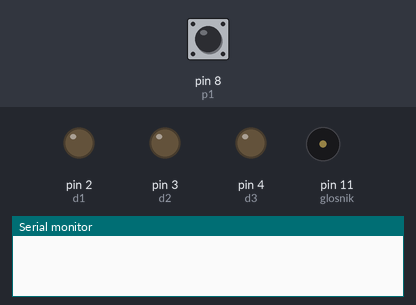
Recording of a sketch running on a simulated Arduino Uno, built with avr-gcc and run on an emulated ATmega328P. On the bench: output pins drawn as LEDs (lit = HIGH), buzzer (waves = sounding), the last lines printed to the serial monitor. Inputs (shaded band) come from the test bench; at power-on: pin 8 (p1) HIGH. Random numbers use the default seed unless the sketch sets one; pins used as bus, display or sensor lines are not drawn.

Above: at 1.2 s.
1.3 s: pin 8 (p1) pulled LOW for 0.15 s
At 1.39 s:
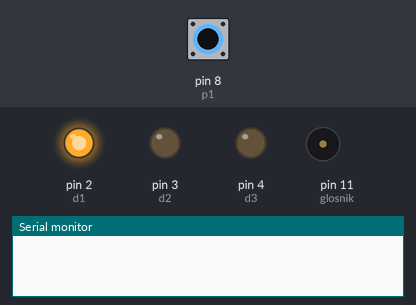
2.9 s: pin 8 (p1) pulled LOW for 1 s
At 4.21 s:
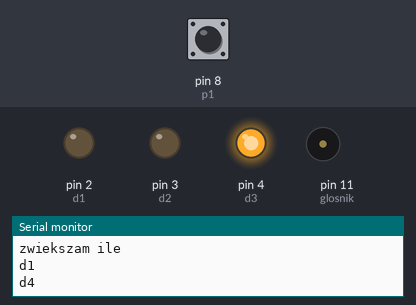
5.9 s: pin 8 (p1) pulled LOW for 3.2 s
At 6.28 s:
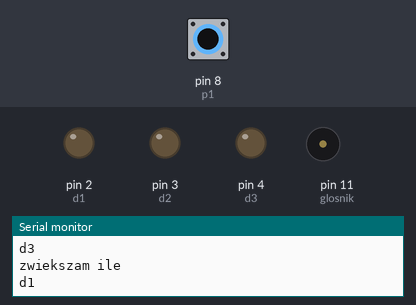
Timing chart, 0 to 11.8 s (numbered marks = the images above; inputs shaded):
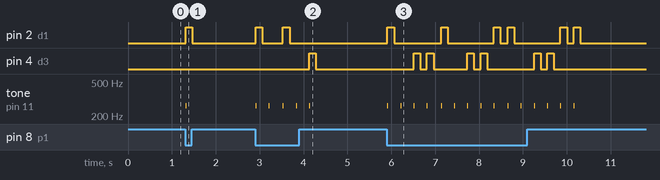

Measured:
- after the input at 1.3 s, pin 2 (d1): LOW → HIGH at once, → LOW 0.15 s later; tone on pin 11 (glosnik): silent → 262 Hz at once, → silent 0.01 s later
- after the input at 2.9 s, pin 2 (d1): alternates HIGH for 0.15 s and LOW for 0.47 s, 4 changes in all, then stays LOW, starting at once; pin 4 (d3): LOW → HIGH after 1.2 s, → LOW 0.15 s later; tone on pin 11 (glosnik): alternates 262 Hz for 0.01 s and silent for 0.29 s, 10 changes in all, then stays silent, starting at once
- after the input at 5.9 s, pin 2 (d1): LOW → HIGH at once, → LOW 0.15 s later, → HIGH 1.1 s later, → LOW 0.15 s later, … (12 changes in this stretch); pin 4 (d3): LOW → HIGH after 0.61 s, → LOW 0.15 s later, → HIGH 0.15 s later, → LOW 0.15 s later, … (12 changes in this stretch)

The sketch:

gierka.ino
```cpp
#define d1 2
#define d2 3
#define d3 4
#define d4 5

#define p1 8
#define p2 9
#define p3 12
#define p4 13

int glosnik= 11;

#include "pitches.h"


int tablica[100];
int ile=1;

void zaswiec(int dioda,int glosnik,int czas)
{
 digitalWrite(dioda,HIGH);
  tone(glosnik, NOTE_C4, 10);
  delay(czas);

  digitalWrite(dioda,LOW);
  delay(czas);
  noTone(glosnik);
 // Serial.println(dioda);


}

void setup() {

Serial.begin(9600);

  pinMode(d1, OUTPUT);
  pinMode(d2, OUTPUT);
  pinMode(d3, OUTPUT);
  pinMode(d4, OUTPUT);
//------------------------------------
  pinMode(p1, INPUT_PULLUP);
  pinMode(p2, INPUT_PULLUP);
  pinMode(p3, INPUT_PULLUP);
  pinMode(p4, INPUT_PULLUP);

   randomSeed(analogRead(A5)); //Ziarno dla generatora liczb losowych


   for(int i=0;i<100;i++)
   {
    tablica[i]=random(4);
    //Serial.println(tablica[i]);
   }

   }


void loop()
{
  if(digitalRead(p1)==LOW)
  {
 for(int i=0;i<ile;i++)
 {
  switch(tablica[i])
  {
  case 0:
  zaswiec(d1,glosnik,150);
  Serial.println("d1");
  break;

  case 1:
  zaswiec(d2,glosnik,150);
  Serial.println("d2");
  break;

  case 2:
  zaswiec(d3,glosnik,150);
  Serial.println("d3");
  break;

  case 3:
 zaswiec(d4,glosnik,150);
  Serial.println("d4");
  break;
  }

 }
     ile=ile+1;
     Serial.println("zwiekszam ile");
     //Serial.println(ile);
  }
delay(20);
}
```

pitches.h
```cpp
/*************************************************
 * Public Constants
 *************************************************/

#define NOTE_B0  31
#define NOTE_C1  33
#define NOTE_CS1 35
#define NOTE_D1  37
#define NOTE_DS1 39
#define NOTE_E1  41
#define NOTE_F1  44
#define NOTE_FS1 46
#define NOTE_G1  49
#define NOTE_GS1 52
#define NOTE_A1  55
#define NOTE_AS1 58
#define NOTE_B1  62
#define NOTE_C2  65
#define NOTE_CS2 69
#define NOTE_D2  73
#define NOTE_DS2 78
#define NOTE_E2  82
#define NOTE_F2  87
#define NOTE_FS2 93
#define NOTE_G2  98
#define NOTE_GS2 104
#define NOTE_A2  110
#define NOTE_AS2 117
#define NOTE_B2  123
#define NOTE_C3  131
#define NOTE_CS3 139
#define NOTE_D3  147
#define NOTE_DS3 156
#define NOTE_E3  165
#define NOTE_F3  175
#define NOTE_FS3 185
#define NOTE_G3  196
#define NOTE_GS3 208
#define NOTE_A3  220
#define NOTE_AS3 233
#define NOTE_B3  247
#define NOTE_C4  262
#define NOTE_CS4 277
#define NOTE_D4  294
#define NOTE_DS4 311
#define NOTE_E4  330
#define NOTE_F4  349
#define NOTE_FS4 370
#define NOTE_G4  392
#define NOTE_GS4 415
#define NOTE_A4  440
#define NOTE_AS4 466
#define NOTE_B4  494
#define NOTE_C5  523
#define NOTE_CS5 554
#define NOTE_D5  587
#define NOTE_DS5 622
#define NOTE_E5  659
#define NOTE_F5  698
#define NOTE_FS5 740
#define NOTE_G5  784
#define NOTE_GS5 831
#define NOTE_A5  880
#define NOTE_AS5 932
#define NOTE_B5  988
#define NOTE_C6  1047
#define NOTE_CS6 1109
#define NOTE_D6  1175
#define NOTE_DS6 1245
#define NOTE_E6  1319
#define NOTE_F6  1397
#define NOTE_FS6 1480
#define NOTE_G6  1568
#define NOTE_GS6 1661
#define NOTE_A6  1760
#define NOTE_AS6 1865
#define NOTE_B6  1976
#define NOTE_C7  2093
#define NOTE_CS7 2217
#define NOTE_D7  2349
#define NOTE_DS7 2489
#define NOTE_E7  2637
#define NOTE_F7  2794
#define NOTE_FS7 2960
#define NOTE_G7  3136
#define NOTE_GS7 3322
#define NOTE_A7  3520
#define NOTE_AS7 3729
#define NOTE_B7  3951
#define NOTE_C8  4186
#define NOTE_CS8 4435
#define NOTE_D8  4699
#define NOTE_DS8 4978
```
